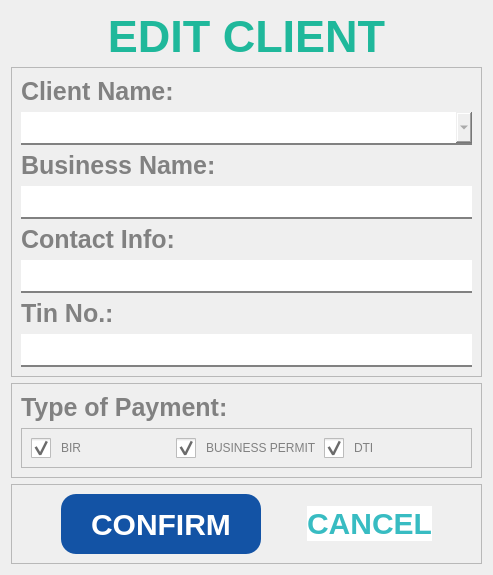
     <widget class="QWidget" name="page_18">
      <layout class="QVBoxLayout" name="verticalLayout_31">
       <item>
        <widget class="QLabel" name="label_47">
         <property name="minimumSize">
          <size>
           <width>0</width>
           <height>50</height>
          </size>
         </property>
         <property name="maximumSize">
          <size>
           <width>16777215</width>
           <height>50</height>
          </size>
         </property>
         <property name="styleSheet">
          <string notr="true">font-family: Segoe UI;
font-weight: bold;
color: #1FB89B;
font-size: 45px;
border-color: white;</string>
         </property>
         <property name="text">
          <string>EDIT CLIENT</string>
         </property>
         <property name="alignment">
          <set>Qt::AlignCenter</set>
         </property>
        </widget>
       </item>
       <item>
        <widget class="QFrame" name="frame_48">
         <property name="frameShape">
          <enum>QFrame::StyledPanel</enum>
         </property>
         <property name="frameShadow">
          <enum>QFrame::Raised</enum>
         </property>
         <layout class="QVBoxLayout" name="verticalLayout_29">
          <item>
           <widget class="QLabel" name="label_48">
            <property name="styleSheet">
             <string notr="true">font-family: Segoe UI;
				font-weight: bold;
				color: #818181;
				font-size: 25px;

border-radius: 0px;
border-color: white;
border-width: 0px;</string>
            </property>
            <property name="text">
             <string>Client Name:</string>
            </property>
           </widget>
          </item>
          <item>
           <widget class="QComboBox" name="choose_edit_clientBox">
            <property name="cursor">
             <cursorShape>PointingHandCursor</cursorShape>
            </property>
            <property name="styleSheet">
             <string notr="true">QComboBox {
				font-family: Segoe UI;
				font-weight: bold;
				color: #818181;
				font-size: 25px;
                border: none;
                border-bottom: 2px solid #818181;
            }

QComboBox::hover{
color: #565656;
border-bottom: 2px solid #565656;
}

</string>
            </property>
           </widget>
          </item>
          <item>
           <widget class="QLabel" name="label_49">
            <property name="styleSheet">
             <string notr="true">font-family: Segoe UI;
				font-weight: bold;
				color: #818181;
				font-size: 25px;

border-radius: 0px;
border-color: white;
border-width: 0px;</string>
            </property>
            <property name="text">
             <string>Business Name:</string>
            </property>
           </widget>
          </item>
          <item>
           <widget class="QLineEdit" name="edit_business_name_lineEdit">
            <property name="enabled">
             <bool>false</bool>
            </property>
            <property name="styleSheet">
             <string notr="true">QLineEdit {
				font-family: Segoe UI;
				font-weight: bold;
				color: #818181;
				font-size: 25px;
                border: none;
                border-bottom: 2px solid #818181;
            }

QLineEdit::hover{
color: #565656;
border-bottom: 2px solid #565656;
}

</string>
            </property>
           </widget>
          </item>
          <item>
           <widget class="QLabel" name="label_50">
            <property name="styleSheet">
             <string notr="true">font-family: Segoe UI;
				font-weight: bold;
				color: #818181;
				font-size: 25px;

border-radius: 0px;
border-color: white;
border-width: 0px;</string>
            </property>
            <property name="text">
             <string>Contact Info:</string>
            </property>
           </widget>
          </item>
          <item>
           <widget class="QLineEdit" name="edit_client_contactInfo_lineEdit">
            <property name="enabled">
             <bool>false</bool>
            </property>
            <property name="styleSheet">
             <string notr="true">QLineEdit {
				font-family: Segoe UI;
				font-weight: bold;
				color: #818181;
				font-size: 25px;
                border: none;
                border-bottom: 2px solid #818181;
            }

QLineEdit::hover{
color: #565656;
border-bottom: 2px solid #565656;
}

</string>
            </property>
           </widget>
          </item>
          <item>
           <widget class="QLabel" name="label_95">
            <property name="styleSheet">
             <string notr="true">font-family: Segoe UI;
				font-weight: bold;
				color: #818181;
				font-size: 25px;

border-radius: 0px;
border-color: white;
border-width: 0px;</string>
            </property>
            <property name="text">
             <string>Tin No.:</string>
            </property>
           </widget>
          </item>
          <item>
           <widget class="QLineEdit" name="edit_tin_num_lineEdit">
            <property name="enabled">
             <bool>false</bool>
            </property>
            <property name="styleSheet">
             <string notr="true">QLineEdit {
				font-family: Segoe UI;
				font-weight: bold;
				color: #818181;
				font-size: 25px;
                border: none;
                border-bottom: 2px solid #818181;
            }

QLineEdit::hover{
color: #565656;
border-bottom: 2px solid #565656;
}

</string>
            </property>
           </widget>
          </item>
         </layout>
        </widget>
       </item>
       <item>
        <widget class="QFrame" name="frame_49">
         <property name="frameShape">
          <enum>QFrame::StyledPanel</enum>
         </property>
         <property name="frameShadow">
          <enum>QFrame::Raised</enum>
         </property>
         <layout class="QVBoxLayout" name="verticalLayout_30">
          <item>
           <widget class="QLabel" name="label_51">
            <property name="styleSheet">
             <string notr="true">font-family: Segoe UI;
				font-weight: bold;
				color: #818181;
				font-size: 25px;

border-radius: 0px;
border-color: white;
border-width: 0px;</string>
            </property>
            <property name="text">
             <string>Type of Payment:</string>
            </property>
           </widget>
          </item>
          <item>
           <widget class="QFrame" name="frame_50">
            <property name="frameShape">
             <enum>QFrame::StyledPanel</enum>
            </property>
            <property name="frameShadow">
             <enum>QFrame::Raised</enum>
            </property>
            <layout class="QHBoxLayout" name="horizontalLayout_30">
             <item>
              <widget class="QCheckBox" name="edit_bir_checkBox">
               <property name="styleSheet">
                <string notr="true">QCheckBox {
    spacing: 10px; /* Space between checkbox and text */
    font: bold 15px &quot;Segoe UI&quot;;
    color: #818181; /* Text color */
}

QCheckBox::indicator {
        width: 20px;  /* Set the width */
        height: 20px; /* Set the height */
    }</string>
               </property>
               <property name="text">
                <string>BIR</string>
               </property>
               <property name="checkable">
                <bool>true</bool>
               </property>
               <property name="checked">
                <bool>true</bool>
               </property>
              </widget>
             </item>
             <item>
              <widget class="QCheckBox" name="edit_bp_checkBox">
               <property name="styleSheet">
                <string notr="true">QCheckBox {
    spacing: 10px; /* Space between checkbox and text */
    font: bold 15px &quot;Segoe UI&quot;;
    color: #818181; /* Text color */
}

QCheckBox::indicator {
        width: 20px;  /* Set the width */
        height: 20px; /* Set the height */
    }</string>
               </property>
               <property name="text">
                <string>BUSINESS PERMIT</string>
               </property>
               <property name="checked">
                <bool>true</bool>
               </property>
              </widget>
             </item>
             <item>
              <widget class="QCheckBox" name="edit_dti_checkBox">
               <property name="styleSheet">
                <string notr="true">QCheckBox {
    spacing: 10px; /* Space between checkbox and text */
    font: bold 15px &quot;Segoe UI&quot;;
    color: #818181; /* Text color */
}

QCheckBox::indicator {
        width: 20px;  /* Set the width */
        height: 20px; /* Set the height */
    }</string>
               </property>
               <property name="text">
                <string>DTI</string>
               </property>
               <property name="checked">
                <bool>true</bool>
               </property>
              </widget>
             </item>
            </layout>
           </widget>
          </item>
         </layout>
        </widget>
       </item>
       <item>
        <widget class="QFrame" name="frame_51">
         <property name="maximumSize">
          <size>
           <width>16777215</width>
           <height>100</height>
          </size>
         </property>
         <property name="frameShape">
          <enum>QFrame::StyledPanel</enum>
         </property>
         <property name="frameShadow">
          <enum>QFrame::Raised</enum>
         </property>
         <layout class="QHBoxLayout" name="horizontalLayout_31">
          <item>
           <spacer name="horizontalSpacer_49">
            <property name="orientation">
             <enum>Qt::Horizontal</enum>
            </property>
            <property name="sizeHint" stdset="0">
             <size>
              <width>40</width>
              <height>20</height>
             </size>
            </property>
           </spacer>
          </item>
          <item>
           <widget class="QPushButton" name="edit_client_confirm_btn">
            <property name="minimumSize">
             <size>
              <width>200</width>
              <height>60</height>
             </size>
            </property>
            <property name="cursor">
             <cursorShape>PointingHandCursor</cursorShape>
            </property>
            <property name="styleSheet">
             <string notr="true">QPushButton{
background-color: #1353A5;
color: white;
font-family: Segoe UI;
font-weight: bold;
font-size: 30px;
border-radius: 15px;
}

QPushButton::hover{
text-decoration: underline;
background-color: #0B3163;
}</string>
            </property>
            <property name="text">
             <string>CONFIRM</string>
            </property>
           </widget>
          </item>
          <item>
           <spacer name="horizontalSpacer_50">
            <property name="orientation">
             <enum>Qt::Horizontal</enum>
            </property>
            <property name="sizeHint" stdset="0">
             <size>
              <width>40</width>
              <height>20</height>
             </size>
            </property>
           </spacer>
          </item>
          <item>
           <widget class="QPushButton" name="edit_client_cancel_btn">
            <property name="cursor">
             <cursorShape>PointingHandCursor</cursorShape>
            </property>
            <property name="styleSheet">
             <string notr="true">QPushButton{
background-color: white;
color: #38BCC2;
font-family: Segoe UI;
font-weight: bold;
font-size: 30px;
border-style: none;
}

QPushButton::hover{
text-decoration: underline;
color: #217074;
}</string>
            </property>
            <property name="text">
             <string>CANCEL</string>
            </property>
           </widget>
          </item>
          <item>
           <spacer name="horizontalSpacer_51">
            <property name="orientation">
             <enum>Qt::Horizontal</enum>
            </property>
            <property name="sizeHint" stdset="0">
             <size>
              <width>40</width>
              <height>20</height>
             </size>
            </property>
           </spacer>
          </item>
         </layout>
        </widget>
       </item>
      </layout>
     </widget>
